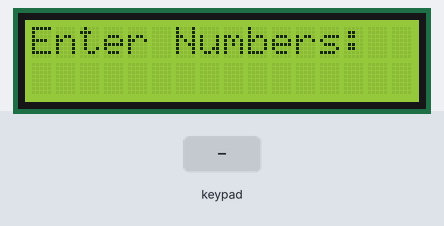
Simulated run of this sketch. Board: Arduino Uno, built with avr-gcc and run on an emulated ATmega328P. Parts: 16×2 character LCD. The test bench sets the inputs (shaded band).

Above: at 3.2 s.
3.3 s: keypad keys 7 + 5 = pressed 0.4 s apart
At 5.7 s:
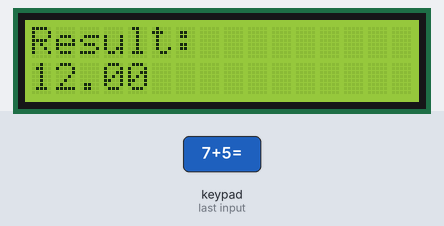
7.9 s: keypad keys 2 3 4 5 * pressed 0.4 s apart
At 10.6 s:
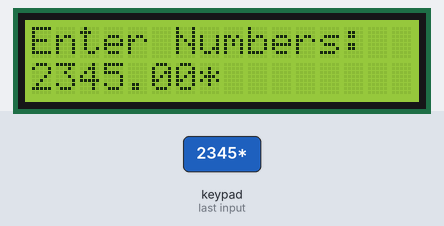
11.4 s: keypad keys 6 * 7 = pressed 0.4 s apart
At 12.41 s:
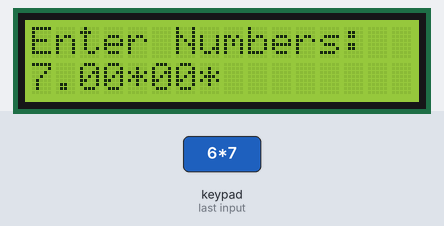
14.5 s: keypad keys 8 / 2 = pressed 0.4 s apart
At 16.09 s:
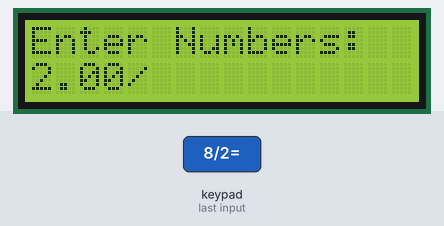
17.6 s: key '1' pressed
At 19.5 s:
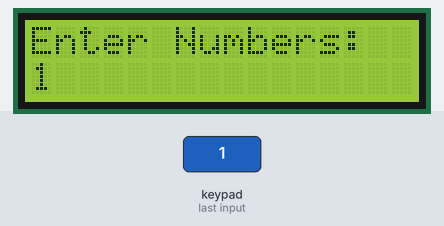
20.6 s: key '2' pressed
At 21.0 s:
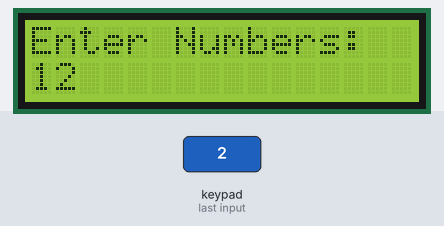
Timing chart, 0 to 23.1 s (numbered marks = the images above; inputs shaded):
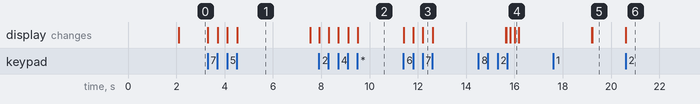

Measured:
- after the input at 3.3 s, the display: first changes at once (image 1 shows a later state)
- after the input at 7.9 s, the display: first changes at once (image 2 shows a later state)
- after the input at 11.4 s, the display: first changes at once (image 3 shows a later state)
- after the input at 14.5 s, the display: first differs from a run without the input after 1.2 s (image 4 shows a later state)
- after the input at 17.6 s, the display: first differs from a run without the input after 1.6 s (image 5)
- after the input at 20.6 s, the display: changes at once (image 6)
- what the display in image 1 shows lasts 3.0 s, from 4.5 s to 7.5 s

The sketch:

Calculator.ino
```cpp
#include <Wire.h>
#include <LiquidCrystal_I2C.h>
#include <Keypad.h>

// Initialize the LCD with the I2C address 0x27 and size 16x2
LiquidCrystal_I2C lcd(0x27, 16, 2);

// Keypad setup
const byte ROWS = 4;
const byte COLS = 4;
char keys[ROWS][COLS] = {
  {'1','2','3','+'},
  {'4','5','6','-'},
  {'7','8','9','*'},
  {'C','0','=','/'}
};
byte rowPins[ROWS] = {2, 3, 4, 5}; // Rows connected to Arduino pins
byte colPins[COLS] = {6, 7, 8, 9}; // Columns connected to Arduino pins
Keypad keypad = Keypad(makeKeymap(keys), rowPins, colPins, ROWS, COLS);

String inputString = "";
char lastOperator = '\0';
float firstNumber = 0;
float secondNumber = 0;
float result = 0;

void setup() {
  lcd.init();  // Specify the number of columns and rows
  lcd.backlight();
  lcd.print("Calculator");
  delay(2000);
  lcd.clear();
  lcd.print("Enter Numbers:");
  lcd.setCursor(0, 1);
}

void loop() {
  char key = keypad.getKey();

  if (key) {
    if (key >= '0' && key <= '9') {
      inputString += key;
      lcd.setCursor(0, 1);
      lcd.print(inputString);
    } else if (key == 'C') {
      inputString = "";
      firstNumber = 0;
      secondNumber = 0;
      result = 0;
      lastOperator = '\0';
      lcd.clear();
      lcd.print("Enter Numbers:");
      lcd.setCursor(0, 1);
    } else if (key == '=') {
      if (lastOperator != '\0') {
        secondNumber = inputString.toFloat();
        inputString = "";

        switch (lastOperator) {
          case '+':
            result = firstNumber + secondNumber;
            break;
          case '-':
            result = firstNumber - secondNumber;
            break;
          case '*':
            result = firstNumber * secondNumber;
            break;
          case '/':
            if (secondNumber != 0) {
              result = firstNumber / secondNumber;
            } else {
              lcd.clear();
              lcd.print("Error: Div by 0");
              delay(2000);
              lcd.clear();
              lcd.print("Enter Numbers:");
              lcd.setCursor(0, 1);
              return;
            }
            break;
        }

        lcd.clear();
        lcd.print("Result:");
        lcd.setCursor(0, 1);

        char resultStr[16];
        dtostrf(result, 0, 2, resultStr); // Convert float to string with 2 decimal places
        lcd.print(resultStr);

        delay(3000);
        lcd.clear();
        lcd.print("Enter Numbers:");
        lcd.setCursor(0, 1);
        firstNumber = 0;
        secondNumber = 0;
        result = 0;
        lastOperator = '\0';
      }
    } else {
      if (inputString.length() > 0) {
        firstNumber = inputString.toFloat();
        inputString = "";
        lastOperator = key;
        lcd.setCursor(0, 1);
        lcd.print(firstNumber);
        lcd.print(lastOperator);
      }
    }
  }
}
```
